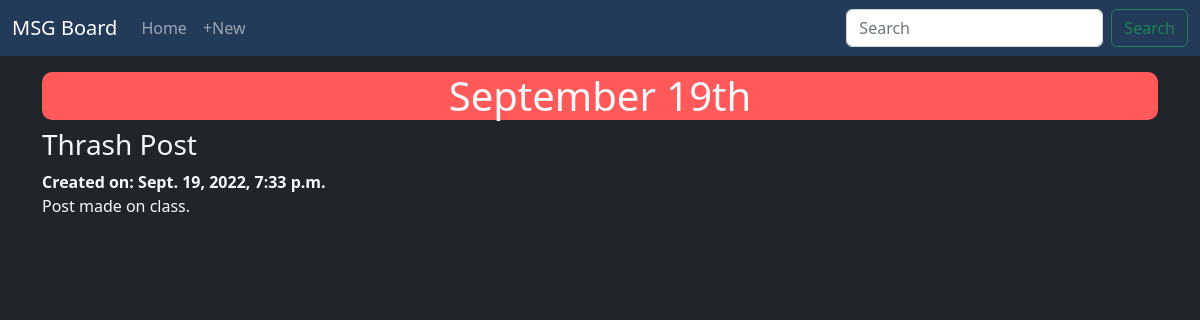
Page /posts/2/ on the committed database.
### posts/models.py (models this page shows, shortened)
class Post(models.Model):
    title = models.CharField(max_length=256)
    subtitle = models.CharField(max_length=256)
    body = models.TextField()
    created_on = models.DateTimeField(auto_now_add=True)

### posts/views.py (the view)
# urls.py: path('<int:pk>/', PostDetailView.as_view(), name='detail'),
class PostDetailView(DetailView):
    template_name: str="posts/detail.html"
    model = Post

### templates/posts/detail.html (shortened to what this page needs)
{% extends 'base.html' %}
{% block content %}
<div class="container">
    <h1 class="text-center" style="background-color: #ff5959; border-radius: 10px">{{ post.title }}</h1>
</div>
<div class="container">
    <h3>{{ post.subtitle }}</h3>
    <strong>Created on: {{ post.created_on }}</strong>
    <p>{{ post.body }}</p>
</div>
{% endblock content %}

### rows in the picture
Post: title "September 19th", subtitle "Thrash Post", created_on "Sept. 19, 2022, 7:33 p.m.", body "Post made on class."
